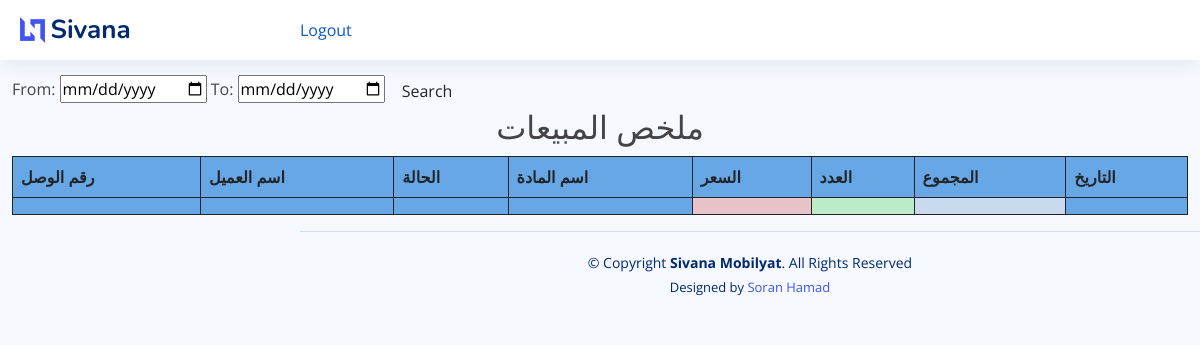
Page /sales_report on the earlier database version.
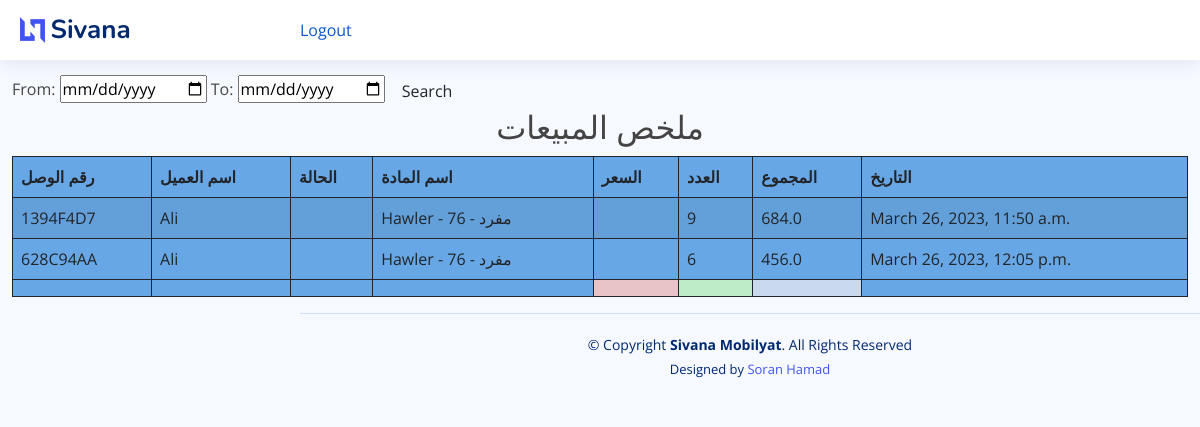
Same page on the later database version.
### mobilyat/models.py (models this page shows, shortened)
class SaleItem(models.Model):
    sales_invoice = models.ForeignKey(SaleInvoice, on_delete=models.CASCADE)
    item = models.ForeignKey(Item, on_delete=models.CASCADE)
    qty = models.PositiveSmallIntegerField(default=1)
    total_amt = models.FloatField(editable=False, default=0)
    sale_date = models.DateTimeField(auto_now_add=True)
    class Meta:
        verbose_name_plural = '9. Sales Item'

class SaleInvoice(models.Model):
    STATUS = (
        ('مدفوع', 'مدفوع'),
        ('غير مدفوع', 'غير مدفوع'),
    )
    invoice_number = models.CharField(max_length=8, unique=True, editable=False)
    customer_name = models.ForeignKey(Customer, on_delete=models.CASCADE)
    piad = models.BooleanField(default='No')
    date = models.DateTimeField()
    class Meta:
        verbose_name_plural = '3. Sale Invoice'

class Customer(models.Model):
    customer_name = models.CharField(max_length=50, blank=True)
    customer_mobile = models.CharField(max_length=50, blank=True)
    customer_address = models.TextField(blank=True)
    city = models.CharField(max_length=50, blank=True)
    class Meta:
        verbose_name_plural = '2. Customers'
    def __str__(self):
        return self.customer_name

class Item(models.Model):
    PRICELIST = (
        ('مفرد', 'مفرد'),
        ('جملة', 'جملة'),
        ('شراء', 'شراء'),
    )
    name = models.CharField(max_length=255)
    price = models.PositiveIntegerField(default=1)
    price_list = models.CharField(max_length=8, choices=PRICELIST, default='مفرد')
    class Meta:
        verbose_name_plural = 'مواد'
    def __str__(self):
        return f"{self.name} - {self.price} - {self.price_list}"

### mobilyat/views.py (the view)
# urls.py: path('sales_report', views.sales_repoert, name="sales_report"),
def sales_repoert(request):
    s_reports = SaleItem.objects.select_related()
    myFilter = Sales_Filter(request.GET, queryset=s_reports)
    s_reports = myFilter.qs
    context = {'s_reports': s_reports, 'myFilter': myFilter}
    return render(request, 'mobilyat/reports/sales_report.html', context)

### mobilyat/templates/mobilyat/reports/sales_report.html (shortened to what this page needs)
{% extends 'mobilyat/base.html' %}
{% block content %}
    <br>
    <br> <br>
    <form class="form-a">
        From: <input type="date" value={{ myFilter.form.max_date }}</input>
        To: <input type="date" value={{ myFilter.form.min_date }}</input>
        <button type="submit" class="btn btn-b">Search</button>
    </form>
    <h2 class="text-center"> ملخص المبيعات </h2>
    <table id="example1" class="table table-striped" style="background-color: #68a7e5">
        <thead>
        <tr>
            <th>رقم الوصل</th>
            <th>اسم العميل</th>
            <th>الحالة</th>
            <th>اسم المادة</th>
            <th>السعر</th>
            <th>العدد</th>
            <th>المجموع</th>
            <th>التاريخ</th>
        </tr>
        </thead>
        <tbody>
        {% for i in  s_reports %}
            <tr>
                <td>{{ i.sales_invoice.invoice_number }}</td>
                <td>{{ i.sales_invoice.customer_name }}</td>
                <td>{{ i.sales_invoice.status }}</td>
                <td>{{ i.item }}</td>
                <td>{{ i.item_price.item_price }}</td>
                <td>{{ i.qty }}</td>
                <td>{{ i.total_amt }}</td>
                <td>{{ i.sale_date }}</td>
            </tr>
        {% endfor %}
        </tbody>
        <tfoot>
        <th></th>
        <th></th>
        <th></th>
        <th></th>
        <th style="background-color: #e8c3c7"></th>
        <th style="background-color: #beecc8"></th>
        <th style="background-color: #c9d9ee"></th>
        <th></th>
        </tfoot>
    </table>
{% endblock %}

### mobilyat/templates/mobilyat/base.html (shortened to what this page needs)
{% load static %}
<!DOCTYPE html>
<html lang="en">
{% include 'mobilyat/head.html' %}
<body>
<header id="header" class="header fixed-top d-flex align-items-center">
    <div class="d-flex align-items-center justify-content-between">
        <a href="{% url 'index' %}" class="logo d-flex align-items-center">
            <img src="{% static 'electro/assets/img/logo.png' %}" alt="">
            <span class="d-none d-lg-block">Sivana</span>
        </a>
    </div>
    <a style="color: #0a58ca" href="{% url 'logout' %}">Logout</a>
</header>
<div class=" container-fluid">
    {% block content %}
    {% endblock %}
</div>
{% include 'mobilyat/footer.html' %}
<link rel="stylesheet" type="text/css" href="https://cdn.datatables.net/1.11.5/css/jquery.dataTables.css">
</body>
</html>

### mobilyat/templates/mobilyat/head.html (shortened to what this page needs)
{% load static %}
<head>
    <link href="{% static 'mobilyat/assets/vendor/bootstrap/css/bootstrap.min.css' %}" rel="stylesheet">
    <link href="{% static 'mobilyat/assets/vendor/bootstrap-icons/bootstrap-icons.css' %}" rel="stylesheet">
    <link href="{% static 'mobilyat/assets/vendor/boxicons/css/boxicons.min.css' %}" rel="stylesheet">
    <link href="{% static 'mobilyat/assets/vendor/quill/quill.snow.css' %}" rel="stylesheet">
    <link href="{% static 'mobilyat/assets/vendor/quill/quill.bubble.css' %}" rel="stylesheet">
    <link href="{% static 'mobilyat/assets/vendor/remixicon/remixicon.css' %}" rel="stylesheet">
    <link href="{% static 'mobilyat/assets/vendor/simple-datatables/style.css' %}" rel="stylesheet">
    <link href="{% static 'mobilyat/assets/css/style.css' %}" rel="stylesheet">
    <link rel="stylesheet" type="text/css" href="https://cdn.datatables.net/1.12.1/css/jquery.dataTables.min.css">
    <link rel="stylesheet" type="text/css" href="https://cdn.datatables.net/datetime/1.1.2/css/dataTables.dateTime.min.css">
</head>

### mobilyat/templates/mobilyat/footer.html
<footer id="footer" class="footer">
    <div class="copyright">
        &copy; Copyright <strong><span>Sivana Mobilyat</span></strong>. All Rights Reserved
    </div>
    <div class="credits">
        Designed by <a href="#">Soran Hamad</a>
    </div>
</footer>

### static/mobilyat/assets/css/style.css (style rules this page uses)
:root { scroll-behavior: smooth; }
body { font-family: "Open Sans", sans-serif; background: #f6f9ff; color: #444444; }
a { color: #4154f1; text-decoration: none; }
h1, h2, h3, h4, h5, h6 { font-family: "Nunito", sans-serif; }
.logo { line-height: 1; }
@media (min-width: 1200px) { .logo { width: 280px; } }
.logo img { max-height: 26px; margin-right: 6px; }
.logo span { font-size: 26px; font-weight: 700; color: #012970; font-family: "Nunito", sans-serif; }
.header { transition: all 0.5s; z-index: 997; height: 60px; box-shadow: 0px 2px 20px rgba(1, 41, 112, 0.1); background-color: #fff; padding-left: 20px; }
@media (min-width: 1200px) { #main, #footer { margin-left: 300px; } }
.footer { padding: 20px 0; font-size: 14px; transition: all 0.3s; border-top: 1px solid #cddfff; }
.footer .copyright { text-align: center; color: #012970; }
.footer .credits { padding-top: 5px; text-align: center; font-size: 13px; color: #012970; }

Differences in the rows shown:
added SaleItem: sales_invoice.invoice_number "1394F4D7", sales_invoice.customer_name "Ali", item "Hawler - 76 - مفرد", qty "9", total_amt "684.0", sale_date "March 26, 2023, 11:50 a.m."
added SaleItem: sales_invoice.invoice_number "628C94AA", sales_invoice.customer_name "Ali", item "Hawler - 76 - مفرد", qty "6", total_amt "456.0", sale_date "March 26, 2023, 12:05 p.m."
